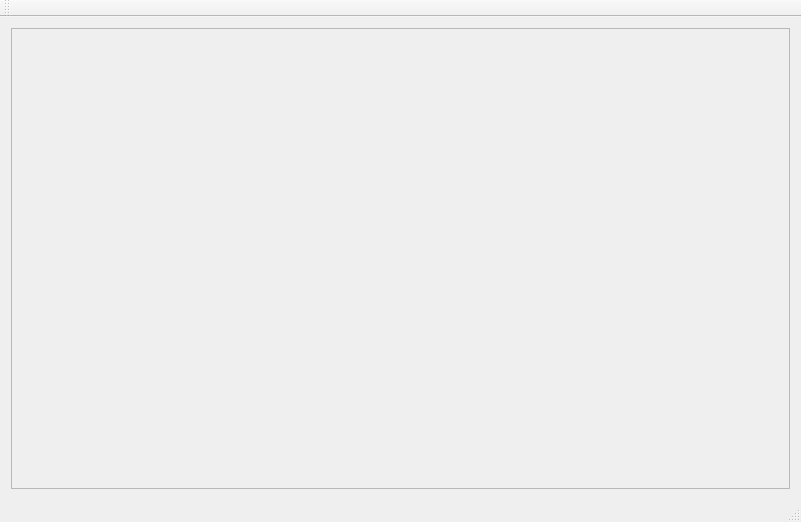
<?xml version="1.0" encoding="UTF-8"?>
<ui version="4.0">
 <class>MainWindow</class>
 <widget class="QMainWindow" name="MainWindow">
  <property name="geometry">
   <rect>
    <x>0</x>
    <y>0</y>
    <width>801</width>
    <height>522</height>
   </rect>
  </property>
  <property name="windowTitle">
   <string>MainWindow</string>
  </property>
  <widget class="QWidget" name="centralWidget">
   <layout class="QVBoxLayout" name="verticalLayout">
    <item>
     <widget class="QScrollArea" name="mainScrl">
      <property name="widgetResizable">
       <bool>true</bool>
      </property>
      <widget class="QWidget" name="widget">
       <property name="geometry">
        <rect>
         <x>0</x>
         <y>0</y>
         <width>781</width>
         <height>445</height>
        </rect>
       </property>
      </widget>
     </widget>
    </item>
   </layout>
  </widget>
  <widget class="QMenuBar" name="menuBar">
   <property name="geometry">
    <rect>
     <x>0</x>
     <y>0</y>
     <width>801</width>
     <height>23</height>
    </rect>
   </property>
  </widget>
  <widget class="QToolBar" name="mainToolBar">
   <attribute name="toolBarArea">
    <enum>TopToolBarArea</enum>
   </attribute>
   <attribute name="toolBarBreak">
    <bool>false</bool>
   </attribute>
  </widget>
  <widget class="QStatusBar" name="statusBar"/>
 </widget>
 <layoutdefault spacing="6" margin="11"/>
 <resources/>
 <connections/>
</ui>
